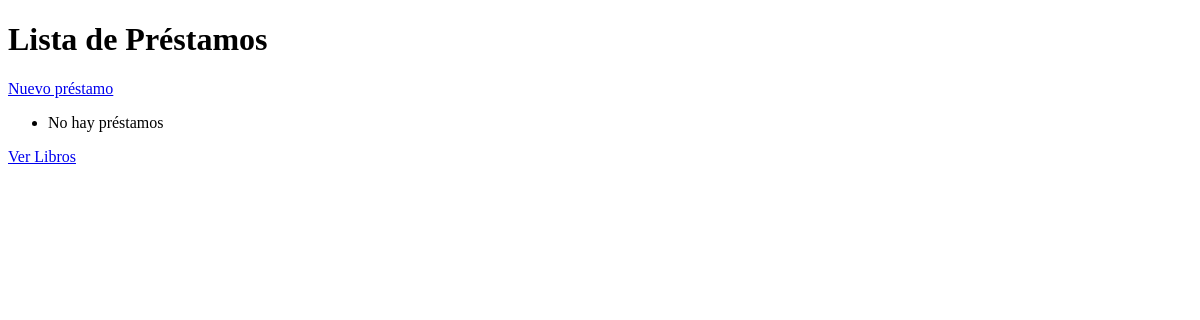
The app's page /prestamos/, older data.
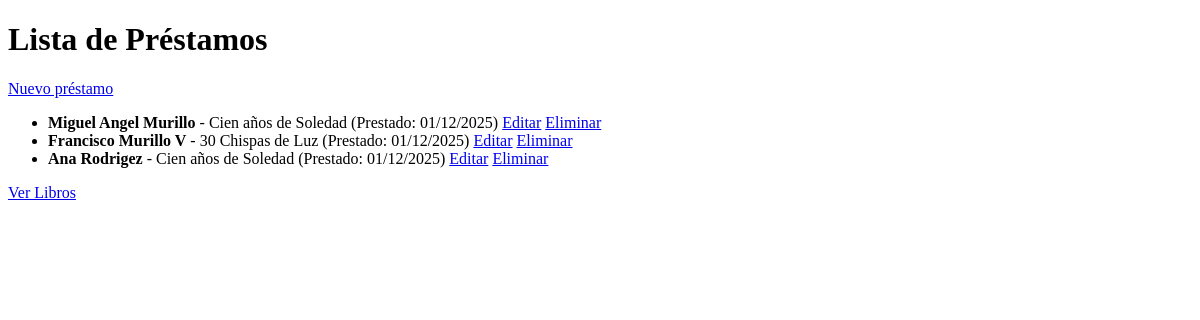
The same page, newer data.
### prestamos/models.py (models this page shows, shortened)
class Prestamo(models.Model):
    usuario = models.CharField(max_length=100)
    libro = models.ForeignKey(Libro, on_delete=models.CASCADE)
    fecha_prestamo = models.DateField(auto_now_add=True)
    fecha_devolucion = models.DateField(null=True, blank=True)

### libros/models.py (models this page shows, shortened)
class Libro(models.Model):
    titulo = models.CharField(max_length=200)
    autor = models.CharField(max_length=100)
    anio_publicacion = models.IntegerField()

### prestamos/views.py (the view)
# urls.py: path('', views.listar_prestamos, name='listar_prestamos'),
def listar_prestamos(request):
    prestamos = Prestamo.objects.all()
    return render(request, 'prestamos/listar.html', {'prestamos': prestamos})

### prestamos/templates/prestamos/listar.html (shortened to what this page needs)
<!DOCTYPE html>
<html>
<head>
</head>
<body>
    <h1>Lista de Préstamos</h1>
    <a href="{% url 'crear_prestamo' %}">Nuevo préstamo</a>
    <ul>
    {% for prestamo in prestamos %}
        <li>
            <strong>{{ prestamo.usuario }}</strong> -
            {{ prestamo.libro.titulo }}
            (Prestado: {{ prestamo.fecha_prestamo|date:"d/m/Y" }})
            <a href="{% url 'editar_prestamo' prestamo.id %}">Editar</a>
            <a href="{% url 'eliminar_prestamo' prestamo.id %}">Eliminar</a>
        </li>
    {% empty %}
        <li>No hay préstamos</li>
    {% endfor %}
    </ul>
    <a href="{% url 'listar_libros' %}">Ver Libros</a>
</body>
</html>

Row changes from the older to the newer data that the page shows:
added Prestamo: usuario "Miguel Angel Murillo", libro.titulo "Cien años de Soledad", fecha_prestamo "01/12/2025"
added Prestamo: usuario "Francisco Murillo V", libro.titulo "30 Chispas de Luz", fecha_prestamo "01/12/2025"
added Prestamo: usuario "Ana Rodrigez", libro.titulo "Cien años de Soledad", fecha_prestamo "01/12/2025"
Text that changed along with them:
text no longer shown: "No hay préstamos"
